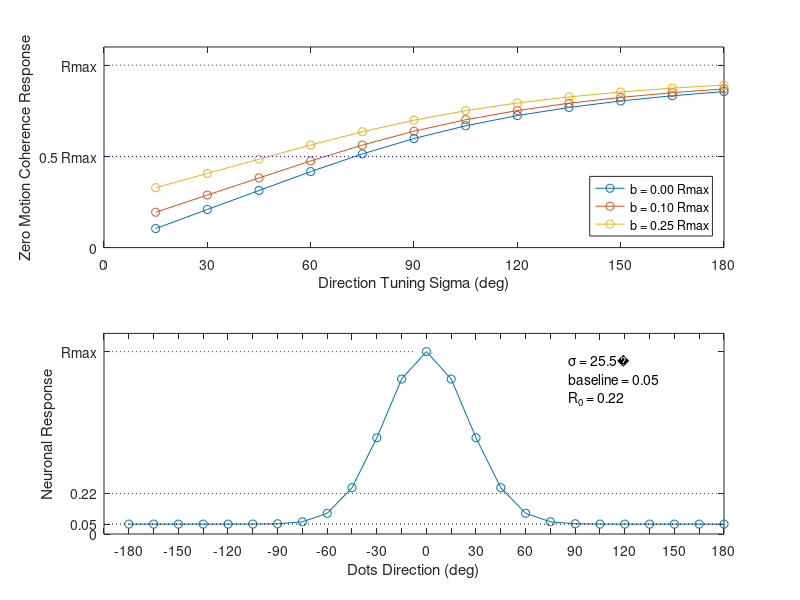

The MATLAB source for this figure:
function nullResponse
%{
This function plots the effect of tuning width on responses to 0% coherent
motion.  We take the normalization model seriously, and integrate a
Gaussian direction tuning curve to get the response to 0% coherence.
Responses can run from zero to Rmax (preferred direction response), and are
plotted as a function of tuning width (sigma).  The effects of spontaneous
activity of different magnitudes are also show.   Cook & Maunsell found
sigma for direction tuning to be 60°.
%}
figure(1);
clf;

limitDeg = 180;
stepDeg = 15;

% show how the predicted response to 0% coherence varies as a function of
% direction tuning width
zeroline = [0, 0.1, 0.25];
areas = zeros(limitDeg / stepDeg, length(zeroline));
legends = cell(1, length(zeroline));
for b = 1:length(zeroline)
  legends{b} = sprintf('b = %.2f Rmax', zeroline(b));
  for s = stepDeg:stepDeg:limitDeg
    sigmaRad = deg2rad(s);
    areas(s/stepDeg, b) = sigmaRad * (1 - zeroline(b)) / sqrt(2 * pi) * ...
						  (normcdf(pi / sigmaRad) - normcdf(-pi / sigmaRad)) + ...
				          zeroline(b);
  end
end
xTickLabels = cell(1, limitDeg / stepDeg / 2);
for i = 1:limitDeg / stepDeg / 2 + 1
  xTickLabels{i} = num2str((i - 1) * 2 * stepDeg);
end
subplot(2, 1, 1);
plot(areas, 'o-');
hold on;
set(gca, 'xTick', 0:2:limitDeg / stepDeg);
set(gca, 'XTickLabel', xTickLabels);
xlabel('Direction Tuning Sigma (deg)');
set(gca, 'yTick', [0, 0.5, 1], 'yTickLabel', {'0', '0.5 Rmax', 'Rmax'});
ylabel('Zero Motion Coherence Response');
plot([0, limitDeg / stepDeg], [1, 1], 'r:');
plot([0, limitDeg / stepDeg], [0.5, 0.5], 'b:');
axis([-inf, inf, 0, 1.1]);
legend(legends, 'location', 'southeast');

% show predicted 0% coherence response given measured values

sigmaDeg = 25.5;
% sigmaDeg = 36.1;
sigmaRad = deg2rad(sigmaDeg);
% the name R0 is kind of confusing - Lai
% R0 = sigmaRad / sqrt(2 * pi) * (normcdf(pi / sigmaRad) - normcdf(-pi / sigmaRad));
% zeroline = (0.2222 - R0) / 0.7778 * sqrt(2 * pi) / sigmaRad;
S = normcdf(pi / sigmaRad) - normcdf(-pi / sigmaRad);
zeroline = (0.2222 * sqrt(2 * pi) - sigmaRad * S) / ...
		   (sqrt(2 * pi) - sigmaRad * S);

steps = 360 / stepDeg + 1;
resp = zeros(steps, 1);
xTickLabels = cell(1, steps);
for s = 1:steps
  dirDeg = -180 + (s - 1) * stepDeg;
  dirRad = deg2rad(dirDeg);

  resp(s) = (1 - zeroline) * exp(dirRad^2 / (-2 * sigmaRad^2)) + zeroline;
  if mod(s, 2) ~= 0 
    xTickLabels{s} = '';
  else
    xTickLabels{s} = sprintf('%.0f', dirDeg - stepDeg);
  end
end
xTickLabels{s + 1} = '180';
subplot(2, 1, 2);
plot(resp, 'o-');
hold on;
plot([0, steps], [0.2222, 0.2222], 'r:');
plot([0, steps], [zeroline, zeroline], 'k:');
set(gca, 'xTick', 0:1:steps);
set(gca, 'XTickLabel', xTickLabels);
xlabel('Dots Direction (deg)');
set(gca, 'yTick', [0, min(zeroline, 0.2222), max(zeroline, 0.2222), 1], 'yTickLabel', ...
{'0', sprintf('%.2f', min(zeroline, 0.2222)), sprintf('%.2f', max(zeroline, 0.2222)), 'Rmax'});
ylabel('Neuronal Response');
plot([0, steps / 2], [1, 1], 'r:');
axis([-inf, inf,  min(0, zeroline), 1.1]);
text(0.75, 0.90, {['\sigma', ...
      sprintf(' = %.1f%c', sigmaDeg, char(176))], ...
      sprintf('baseline = %.2f', zeroline), ...
      sprintf('R_0 = 0.22')}, ...
    'HorizontalAlignment', 'left', 'VerticalAlignment', 'top', 'units', 'normalized');

